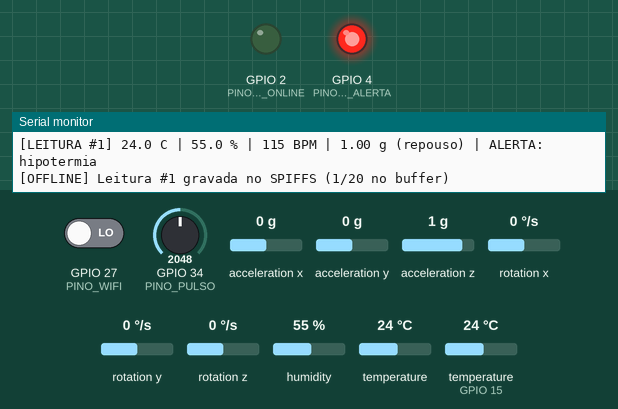
A sketch run on a simulated ESP32. On the bench: output pins drawn as LEDs (lit = HIGH), the last lines printed to the serial monitor. Dashed ring = blinking. Inputs (shaded band) come from the test bench; at power-on: GPIO 27 (PINO_WIFI) LOW, acceleration x 0 g, temperature (sensor on GPIO 15) 24 °C, GPIO 34 (PINO_PULSO) = 2048, acceleration y 0 g, acceleration z 1 g, rotation x 0 °/s, rotation y 0 °/s, rotation z 0 °/s, humidity 55 %, temperature 24 °C. Storage starts empty.

Above: at 1.2 s.
1.3 s: GPIO 27 (PINO_WIFI) driven HIGH
At 2.9 s:
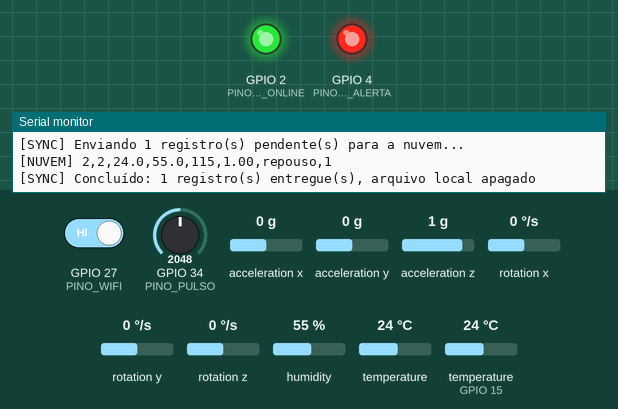
7.3 s: acceleration x set to -1.4 g
At 9.0 s:
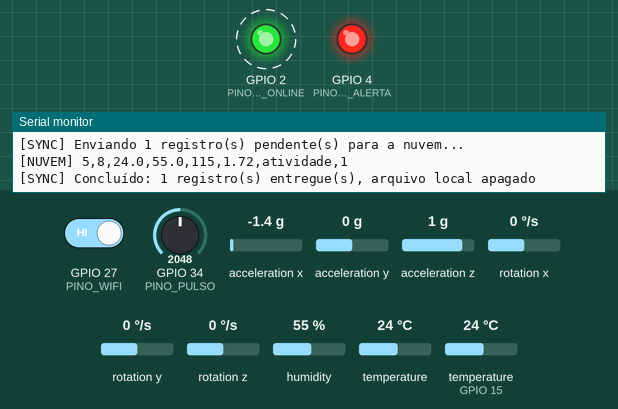
10.8 s: temperature (sensor on GPIO 15) set to 41 °C
15.9 s: GPIO 34 (PINO_PULSO) set to 3972
20.0 s: acceleration x set to -0.8 g
24.1 s: temperature (sensor on GPIO 15) set to 12 °C
Timing chart, 0 to 29.2 s (numbered marks = the images above; inputs shaded):
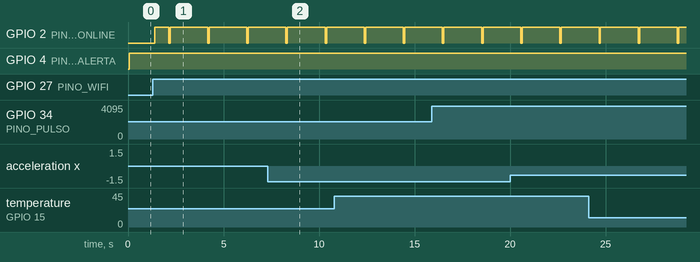

Measured:
- after the input at 1.3 s, GPIO 2 (PINO_LED_ONLINE): LOW → HIGH after 0.11 s, then repeats every 2.0 s: LOW 0.07 s, HIGH 2.0 s

The sketch:

sketch.ino
```cpp
/*
 * CardioIA — Fase 3, Parte 1: Edge Computing com ESP32
 * ----------------------------------------------------
 * Protótipo de vestível cardíaco que coleta sinais vitais, processa no próprio
 * dispositivo (Edge), guarda as leituras em SPIFFS e só as entrega à "nuvem"
 * quando há conectividade (store-and-forward).
 *
 * Sensores:
 *   - DHT22 ........... temperatura (°C) e umidade (%)       -> GPIO 15
 *   - Potenciômetro ... simula o sensor de pulso (BPM)        -> GPIO 34 (ADC)
 *   - MPU6050 ......... acelerômetro, detecta atividade/queda -> I2C (SDA 21, SCL 22)
 *
 * Atuadores / controles:
 *   - Chave deslizante: simula o Wi-Fi (variável booleana wifiConectado) -> GPIO 27
 *   - LED verde: online / sincronizando                                 -> GPIO 2
 *   - LED vermelho: alerta clínico na última leitura                    -> GPIO 4
 *
 * "Nuvem" = Serial.println com prefixo [NUVEM]. Na Parte 2 o envio passa a ser MQTT.
 *
 * Situações para testar (mexa nas peças com a simulação rodando):
 *   Situação                Potenciômetro   DHT22     MPU6050 (aceleração Z)  Resultado
 *   ----------------------  --------------  --------  ----------------------  -----------------------
 *   Normal (estado inicial) ~26% -> 74 BPM  36,6 °C   1 g                     sem alerta
 *   Taquicardia em repouso  ~80% -> 165 BPM 36,6 °C   1 g                     ALERTA: taquicardia
 *   Febre                   ~74 BPM         38,6 °C   1 g                     ALERTA: febre
 *   Hipotermia              ~74 BPM         34,5 °C   1 g                     ALERTA: hipotermia
 *   Correndo                ~65% -> 140 BPM 36,6 °C   1,5 g (atividade)       sem alerta (limite 150)
 *   Mesma FC, deitado       ~140 BPM        36,6 °C   1 g (repouso)           ALERTA: taquicardia
 *   Bradicardia             ~6%  -> 40 BPM  36,6 °C   1 g                     ALERTA: bradicardia
 *   Queda                   ~74 BPM         36,6 °C   3 g (impacto)           ALERTA: queda
 *   Sem conexão             qualquer        qualquer  qualquer                chave Wi-Fi desligada:
 *                                                                             [OFFLINE] grava no SPIFFS
 *   Reconexão               qualquer        qualquer  qualquer                chave ligada: [NUVEM] envia
 *                                                                             tudo e apaga o arquivo
 *
 * Para voltar ao normal, desfaça o ajuste. O BPM aparece em cada [LEITURA].
 *
 * Observação sobre o simulador: o SPIFFS do Wokwi funciona durante a sessão,
 * mas é volátil (some ao reiniciar a simulação). Num ESP32 real o arquivo
 * sobrevive a quedas de energia. O Monitor Serial registra tudo o que foi
 * gravado e enviado, servindo como trilha de auditoria alternativa.
 */

#include <Arduino.h>
#include <FS.h>
#include <SPIFFS.h>
#include <Wire.h>
#include <DHT.h>
#include <Adafruit_MPU6050.h>
#include <Adafruit_Sensor.h>

// ---------------------------------------------------------------------------
// Pinos
// ---------------------------------------------------------------------------
#define PINO_DHT        15
#define PINO_PULSO      34
#define PINO_WIFI       27
#define PINO_LED_ONLINE 2
#define PINO_LED_ALERTA 4

// ---------------------------------------------------------------------------
// Modelo de armazenamento
// ---------------------------------------------------------------------------
// Produção: 1 leitura a cada 10 s e capacidade de 8.640 registros = 24 h sem
// conexão. Cada linha do CSV tem ~45 bytes, ou seja, ~390 KB, que cabem com
// folga na partição SPIFFS padrão do ESP32 (~1,4 MB). 24 h cobre o caso real
// de um paciente que passa a noite e o dia seguinte longe do celular/gateway.
//
// Demonstração: leitura a cada 2 s e limite de 20 registros, para que a
// compactação do buffer apareça em poucos segundos de vídeo.
#define MODO_DEMO true

#if MODO_DEMO
const unsigned long INTERVALO_LEITURA_MS = 2000;
const unsigned long LIMITE_REGISTROS = 20;
#else
const unsigned long INTERVALO_LEITURA_MS = 10000;
const unsigned long LIMITE_REGISTROS = 8640;
#endif

// Depois de compactar, o buffer não pode passar de 75% do limite; assim a
// compactação não roda de novo a cada leitura.
const unsigned long ALVO_POS_COMPACTACAO = LIMITE_REGISTROS * 3 / 4;

const char *ARQUIVO_BUFFER = "/leituras.csv";
const char *ARQUIVO_TEMP   = "/leituras.tmp";
const char *CABECALHO_CSV  = "seq,t_s,temp_c,umid_pct,bpm,acel_g,movimento,alerta";

// ---------------------------------------------------------------------------
// Limiares clínicos (processamento no Edge)
// ---------------------------------------------------------------------------
const int   BPM_MIN             = 50;    // bradicardia
const int   BPM_MAX_REPOUSO     = 120;   // taquicardia em repouso
const int   BPM_MAX_ATIVIDADE   = 150;   // em atividade a FC alta é esperada
const float TEMP_FEBRE          = 37.8;
const float TEMP_HIPOTERMIA     = 35.0;
const float ACEL_DESVIO_ATIVO_G = 0.3;   // |a| longe de 1 g = paciente se movendo
const float ACEL_QUEDA_G        = 2.5;   // pico de impacto típico de queda

// ---------------------------------------------------------------------------
// Estado global
// ---------------------------------------------------------------------------
DHT dht(PINO_DHT, DHT22);
Adafruit_MPU6050 mpu;
bool mpuDisponivel = false;

bool wifiConectado = false;   // a "conectividade" simulada exigida pelo enunciado
bool wifiAnterior  = false;

unsigned long seq = 0;             // número de série da leitura: a nuvem usa para deduplicar
unsigned long registrosNoBuffer = 0;
unsigned long ultimaLeitura = 0;

struct Leitura {
  unsigned long seq;
  unsigned long tempoS;
  float temperatura;
  float umidade;
  int bpm;
  float acelG;
  const char *movimento;      // "repouso", "atividade" ou "queda"
  bool alerta;
  String motivo;
};

// ---------------------------------------------------------------------------
// Buffer local (SPIFFS)
// ---------------------------------------------------------------------------

// Conta as linhas de dados do buffer (sem o cabeçalho). Usado no boot, para
// retomar a contagem se o ESP32 real reiniciou com dados pendentes.
unsigned long contarRegistros() {
  File f = SPIFFS.open(ARQUIVO_BUFFER, FILE_READ);
  if (!f) return 0;
  unsigned long n = 0;
  lerLinha(f);                  // pula o cabeçalho
  while (f.available()) {
    if (lerLinha(f).length() > 0) n++;
  }
  f.close();
  return n;
}

// Cria o arquivo com cabeçalho, se ainda não existir.
void garantirArquivo() {
  if (SPIFFS.exists(ARQUIVO_BUFFER)) return;
  File f = SPIFFS.open(ARQUIVO_BUFFER, FILE_WRITE);
  f.println(CABECALHO_CSV);
  f.close();
}

// Lê uma linha do arquivo sem o "\r\n" final (println grava os dois).
String lerLinha(File &f) {
  String linha = f.readStringUntil('\n');
  linha.trim();
  return linha;
}

// Retorna true se a linha CSV tem alerta=1 (última coluna).
bool linhaTemAlerta(const String &linha) {
  return linha.endsWith(",1");
}

/*
 * Estratégia de armazenamento limitado.
 *
 * Quando o buffer enche, NÃO descartamos simplesmente as leituras mais
 * antigas: num monitor cardíaco, o episódio de taquicardia de 3 h atrás é
 * justamente o que o médico precisa ver. A compactação faz duas passadas:
 *
 *   1. Decimação: mantém TODAS as leituras com alerta e metade das normais
 *      (uma sim, uma não). A série normal perde resolução, mas continua
 *      cobrindo o período inteiro.
 *   2. Se ainda passar do alvo (ex.: horas seguidas em alerta), descarta as
 *      leituras mais antigas até chegar ao alvo. Só aqui algo clínico se perde,
 *      e o descarte fica registrado no log.
 */
void compactarBuffer() {
  Serial.printf("[EDGE] Buffer cheio (%lu/%lu). Compactando...\n",
                registrosNoBuffer, LIMITE_REGISTROS);

  // Passada 1: decimação das leituras normais
  File origem = SPIFFS.open(ARQUIVO_BUFFER, FILE_READ);
  File destino = SPIFFS.open(ARQUIVO_TEMP, FILE_WRITE);
  destino.println(lerLinha(origem));   // copia o cabeçalho
  unsigned long mantidos = 0, normais = 0;
  while (origem.available()) {
    String linha = lerLinha(origem);
    if (linha.length() == 0) continue;
    bool manter = linhaTemAlerta(linha) || (normais++ % 2 == 0);
    if (manter) {
      destino.println(linha);
      mantidos++;
    }
  }
  origem.close();
  destino.close();
  SPIFFS.remove(ARQUIVO_BUFFER);
  SPIFFS.rename(ARQUIVO_TEMP, ARQUIVO_BUFFER);
  Serial.printf("[EDGE] Decimação: %lu -> %lu registros (alertas preservados)\n",
                registrosNoBuffer, mantidos);
  registrosNoBuffer = mantidos;

  // Passada 2: descarte FIFO, só se a decimação não bastou
  if (registrosNoBuffer > ALVO_POS_COMPACTACAO) {
    unsigned long descartar = registrosNoBuffer - ALVO_POS_COMPACTACAO;
    origem = SPIFFS.open(ARQUIVO_BUFFER, FILE_READ);
    destino = SPIFFS.open(ARQUIVO_TEMP, FILE_WRITE);
    destino.println(lerLinha(origem));
    unsigned long i = 0;
    while (origem.available()) {
      String linha = lerLinha(origem);
      if (linha.length() == 0) continue;
      if (i++ >= descartar) destino.println(linha);
    }
    origem.close();
    destino.close();
    SPIFFS.remove(ARQUIVO_BUFFER);
    SPIFFS.rename(ARQUIVO_TEMP, ARQUIVO_BUFFER);
    registrosNoBuffer -= descartar;
    Serial.printf("[EDGE] Ainda acima do alvo: %lu registros mais antigos descartados\n",
                  descartar);
  }
}

// Acrescenta uma leitura ao final do CSV (append: não reescreve o arquivo).
void gravarLeitura(const Leitura &l) {
  if (registrosNoBuffer >= LIMITE_REGISTROS) compactarBuffer();

  File f = SPIFFS.open(ARQUIVO_BUFFER, FILE_APPEND);
  f.printf("%lu,%lu,%.1f,%.1f,%d,%.2f,%s,%d\n",
           l.seq, l.tempoS, l.temperatura, l.umidade, l.bpm, l.acelG,
           l.movimento, l.alerta ? 1 : 0);
  f.close();
  registrosNoBuffer++;
}

/*
 * Sincronização com a nuvem.
 *
 * Envia o buffer linha a linha e checa o Wi-Fi antes de cada envio. Se a
 * conexão cai no meio, o que ainda não foi enviado é regravado num arquivo
 * novo, e nada se perde nem é enviado duas vezes. Só quando tudo foi
 * entregue o arquivo local é apagado, como pede o enunciado.
 */
void sincronizar() {
  if (registrosNoBuffer == 0) return;

  Serial.printf("[SYNC] Enviando %lu registro(s) pendente(s) para a nuvem...\n",
                registrosNoBuffer);
  digitalWrite(PINO_LED_ONLINE, LOW);   // pisca durante o envio

  File origem = SPIFFS.open(ARQUIVO_BUFFER, FILE_READ);
  String cabecalho = lerLinha(origem);
  unsigned long enviados = 0;
  bool interrompido = false;
  File restante;

  while (origem.available()) {
    String linha = lerLinha(origem);
    if (linha.length() == 0) continue;

    wifiConectado = digitalRead(PINO_WIFI) == HIGH;
    if (!wifiConectado && !interrompido) {
      interrompido = true;
      restante = SPIFFS.open(ARQUIVO_TEMP, FILE_WRITE);
      restante.println(cabecalho);
    }

    if (interrompido) {
      restante.println(linha);        // guarda para a próxima conexão
    } else {
      Serial.print("[NUVEM] ");
      Serial.println(linha);          // "transmissão" para a nuvem
      enviados++;
      delay(50);                      // simula a latência de rede
    }
  }
  origem.close();

  SPIFFS.remove(ARQUIVO_BUFFER);      // apaga o arquivo local já sincronizado
  if (interrompido) {
    restante.close();
    SPIFFS.rename(ARQUIVO_TEMP, ARQUIVO_BUFFER);
    registrosNoBuffer -= enviados;
    Serial.printf("[SYNC] Conexão perdida: %lu enviado(s), %lu continuam no buffer\n",
                  enviados, registrosNoBuffer);
  } else {
    registrosNoBuffer = 0;
    Serial.printf("[SYNC] Concluído: %lu registro(s) entregue(s), arquivo local apagado\n",
                  enviados);
  }
  garantirArquivo();
  digitalWrite(PINO_LED_ONLINE, wifiConectado ? HIGH : LOW);
}

// ---------------------------------------------------------------------------
// Leitura e processamento dos sensores
// ---------------------------------------------------------------------------

Leitura lerSensores() {
  Leitura l;
  l.seq = ++seq;
  l.tempoS = millis() / 1000;

  l.temperatura = dht.readTemperature();
  l.umidade = dht.readHumidity();

  // Potenciômetro 0..4095 mapeado para 30..200 BPM. Representa a saída já
  // processada de um sensor de pulso (ex.: MAX30102), que o Wokwi não tem.
  l.bpm = map(analogRead(PINO_PULSO), 0, 4095, 30, 200);

  // Módulo da aceleração em g. Parado = ~1 g (só a gravidade).
  l.acelG = 1.0;
  if (mpuDisponivel) {
    sensors_event_t a, g, t;
    mpu.getEvent(&a, &g, &t);
    l.acelG = sqrt(a.acceleration.x * a.acceleration.x +
                   a.acceleration.y * a.acceleration.y +
                   a.acceleration.z * a.acceleration.z) / SENSORS_GRAVITY_STANDARD;
  }
  if (l.acelG >= ACEL_QUEDA_G)                         l.movimento = "queda";
  else if (fabs(l.acelG - 1.0) > ACEL_DESVIO_ATIVO_G)  l.movimento = "atividade";
  else                                                 l.movimento = "repouso";

  // Regras de alerta. A FC é avaliada no contexto do movimento: 140 BPM
  // correndo é normal, 140 BPM deitado não é. Isso evita falso alarme sem
  // depender da nuvem para decidir.
  l.motivo = "";
  int bpmMax = strcmp(l.movimento, "atividade") == 0 ? BPM_MAX_ATIVIDADE : BPM_MAX_REPOUSO;
  if (l.bpm < BPM_MIN)               l.motivo += "bradicardia ";
  if (l.bpm > bpmMax)                l.motivo += "taquicardia ";
  if (isnan(l.temperatura))          l.motivo += "falha_DHT22 ";
  else if (l.temperatura >= TEMP_FEBRE)      l.motivo += "febre ";
  else if (l.temperatura <= TEMP_HIPOTERMIA) l.motivo += "hipotermia ";
  if (strcmp(l.movimento, "queda") == 0)     l.motivo += "queda ";
  l.alerta = l.motivo.length() > 0;

  return l;
}

void imprimirLeitura(const Leitura &l) {
  Serial.printf("[LEITURA #%lu] %.1f C | %.1f %% | %d BPM | %.2f g (%s)%s%s\n",
                l.seq, l.temperatura, l.umidade, l.bpm, l.acelG, l.movimento,
                l.alerta ? " | ALERTA: " : "", l.motivo.c_str());
}

// ---------------------------------------------------------------------------
// Setup e loop
// ---------------------------------------------------------------------------

void setup() {
  Serial.begin(115200);
  pinMode(PINO_WIFI, INPUT);
  pinMode(PINO_LED_ONLINE, OUTPUT);
  pinMode(PINO_LED_ALERTA, OUTPUT);

  dht.begin();
  Wire.begin(21, 22);
  mpuDisponivel = mpu.begin();
  if (mpuDisponivel) mpu.setAccelerometerRange(MPU6050_RANGE_8_G);

  // true = formata a partição se ela ainda não existir (primeiro boot)
  if (!SPIFFS.begin(true)) {
    Serial.println("[ERRO] SPIFFS indisponível. Sem buffer local, o dispositivo não é seguro para uso offline.");
    while (true) delay(1000);
  }
  garantirArquivo();
  registrosNoBuffer = contarRegistros();

  Serial.println();
  Serial.println("=== CardioIA Edge — monitor cardíaco vestível ===");
  Serial.printf("Modo %s | leitura a cada %lu s | buffer de até %lu registros\n",
                MODO_DEMO ? "DEMO" : "PRODUÇÃO", INTERVALO_LEITURA_MS / 1000, LIMITE_REGISTROS);
  Serial.printf("MPU6050: %s | pendentes no boot: %lu\n",
                mpuDisponivel ? "ok" : "não encontrado", registrosNoBuffer);
  Serial.println("Use a chave deslizante para ligar/desligar o Wi-Fi.");
  Serial.println(CABECALHO_CSV);
}

void loop() {
  // 1. Conectividade (a variável booleana exigida pelo enunciado)
  wifiConectado = digitalRead(PINO_WIFI) == HIGH;
  if (wifiConectado != wifiAnterior) {
    Serial.println(wifiConectado ? "[WIFI] Conectado" : "[WIFI] Desconectado: operando offline");
    wifiAnterior = wifiConectado;
  }
  digitalWrite(PINO_LED_ONLINE, wifiConectado ? HIGH : LOW);

  // 2. Coleta periódica, que nunca para, com ou sem conexão
  if (millis() - ultimaLeitura >= INTERVALO_LEITURA_MS || ultimaLeitura == 0) {
    ultimaLeitura = millis();
    Leitura l = lerSensores();
    imprimirLeitura(l);
    digitalWrite(PINO_LED_ALERTA, l.alerta ? HIGH : LOW);

    // 3. Toda leitura passa pelo buffer local antes de sair do dispositivo
    gravarLeitura(l);
    if (!wifiConectado) {
      Serial.printf("[OFFLINE] Leitura #%lu gravada no SPIFFS (%lu/%lu no buffer)\n",
                    l.seq, registrosNoBuffer, LIMITE_REGISTROS);
    }
  }

  // 4. Com conexão, esvazia o buffer
  if (wifiConectado) sincronizar();

  delay(50);
}
```
